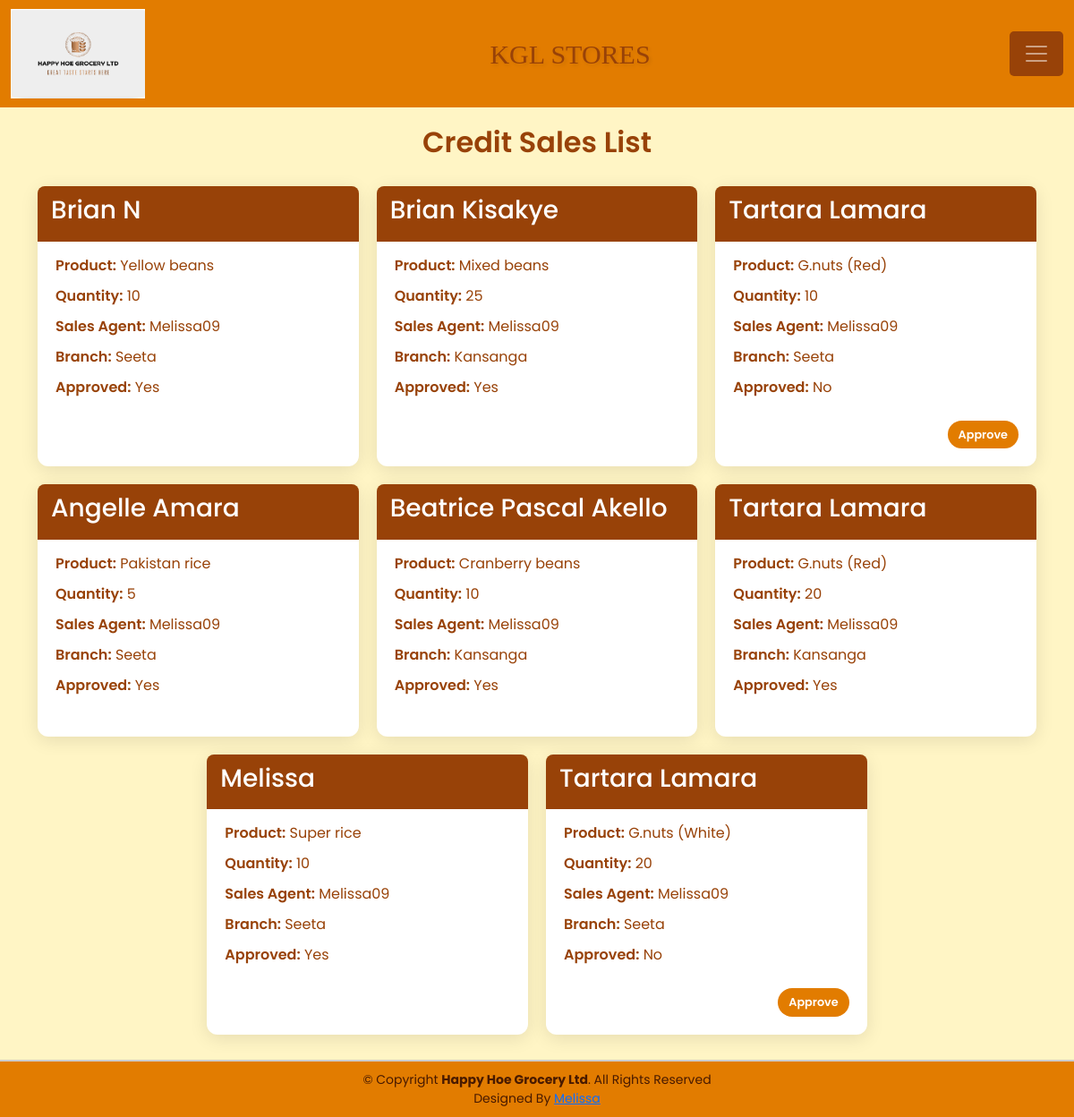
The page /credit_sale_list/ (signed in) on the database as committed earlier.
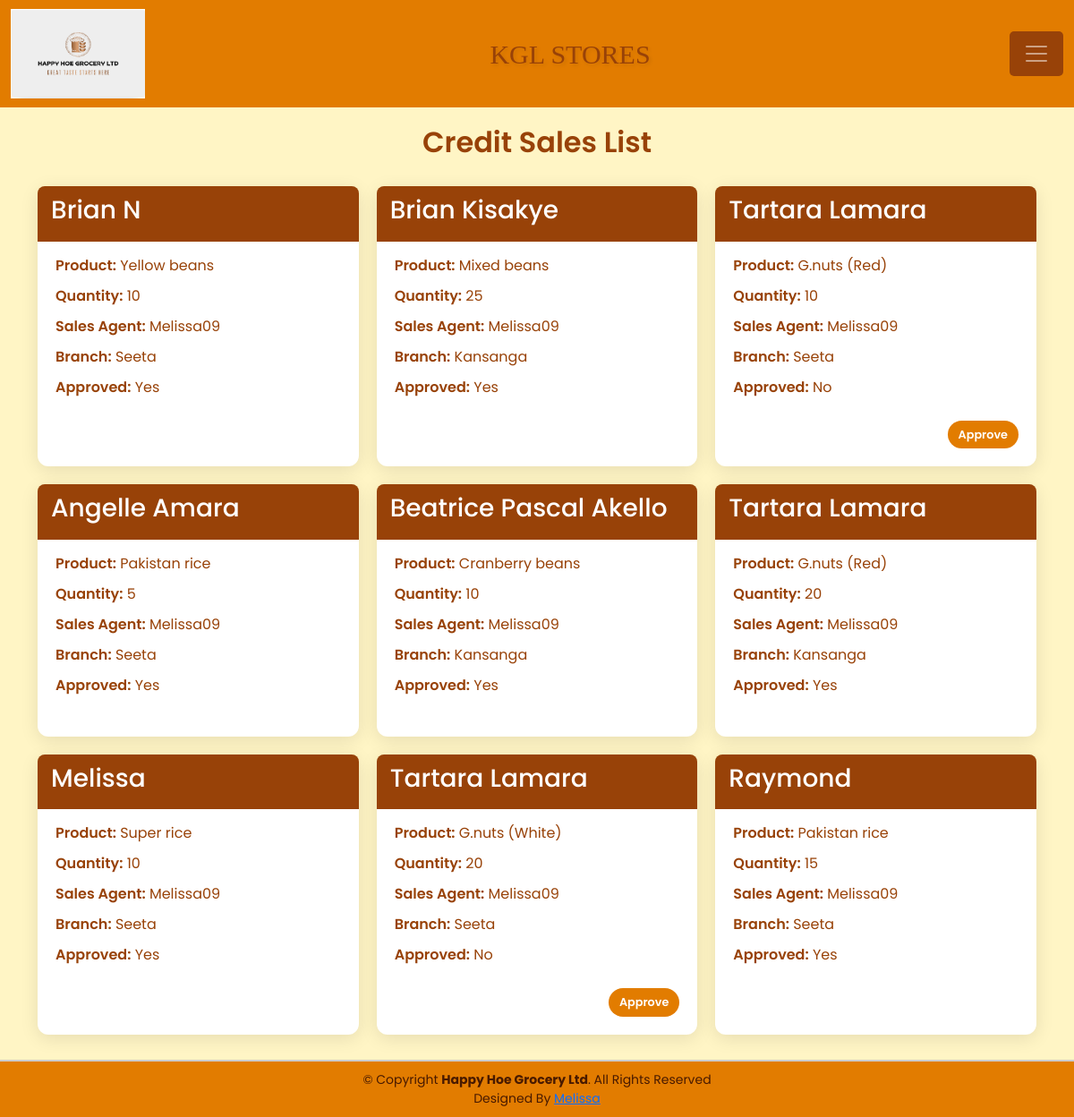
The same page on the database as committed later.
### Grocery_app/models.py (models this page shows, shortened)
class CreditSale(models.Model):
    product = models.ForeignKey(Product, on_delete=models.CASCADE)
    client_name = models.CharField(max_length=100)
    quantity = models.PositiveIntegerField()
    id_nin_number = models.CharField(max_length=20)
    contact = models.CharField(max_length=20)
    address = models.TextField()
    sales_agent = models.ForeignKey(User, on_delete=models.CASCADE, related_name='credit_sales')
    branch = models.ForeignKey(Branch, on_delete=models.CASCADE)
    date_created = models.DateTimeField(auto_now_add=True)
    approved = models.BooleanField(default=False)
    approved_by = models.ForeignKey(User, on_delete=models.SET_NULL, null=True, blank=True, related_name='approved_credit_sales')

class Product(models.Model):
    name = models.CharField(max_length=100)

class Branch(models.Model):
    name = models.CharField(max_length=100, null=True, blank=True)

### Grocery_app/views.py (the view)
# urls.py: path('credit_sale_list/', views.credit_sale_list, name='credit_sale_list'),
@login_required
def credit_sale_list(request):
    credit_sales = CreditSale.objects.all()
    return render(request, 'Grocery_app/credit_sale_list.html', {'credit_sales': credit_sales})

### Grocery_app/templates/Grocery_app/credit_sale_list.html (shortened to what this page needs)
{% extends "Grocery_app/base.html" %}
{% block content %}
<br><br>
<!DOCTYPE html>
<html lang="en">
<head>
</head>
<body>
    <div class="container">
        <h2>Credit Sales List</h2>
        <div class="credit-sales-grid">
            {% for sale in credit_sales %}
            <div class="credit-sale-card">
                <div class="credit-sale-header">
                    <h3>{{ sale.client_name }}</h3>
                </div>
                <div class="credit-sale-content">
                    <div class="credit-sale-item">
                        <span class="credit-sale-label">Product:</span> {{ sale.product.name }}
                    </div>
                    <div class="credit-sale-item">
                        <span class="credit-sale-label">Quantity:</span> {{ sale.quantity }}
                    </div>
                    <div class="credit-sale-item">
                        <span class="credit-sale-label">Sales Agent:</span> {{ sale.sales_agent.username }}
                    </div>
                    <div class="credit-sale-item">
                        <span class="credit-sale-label">Branch:</span> {{ sale.branch.name }}
                    </div>
                    <div class="credit-sale-item">
                        <span class="credit-sale-label">Approved:</span> {{ sale.approved|yesno:"Yes,No" }}
                    </div>
                </div>
                <div class="credit-sale-footer">
                    {% if not sale.approved and user.is_staff %}
                    <a href="{% url 'approve_credit_sale' sale.id %}" class="btn btn-sm btn-success">Approve</a>
                    {% endif %}
                </div>
            </div>
            {% endfor %}
        </div>
    </div>
</body>
</html>
{% endblock %}

Rows that differ between the two databases and show on the page:
added CreditSale: client_name "Raymond", product.name "Pakistan rice", quantity "15", sales_agent.username "Melissa09", branch.name "Seeta", approved "Yes"
